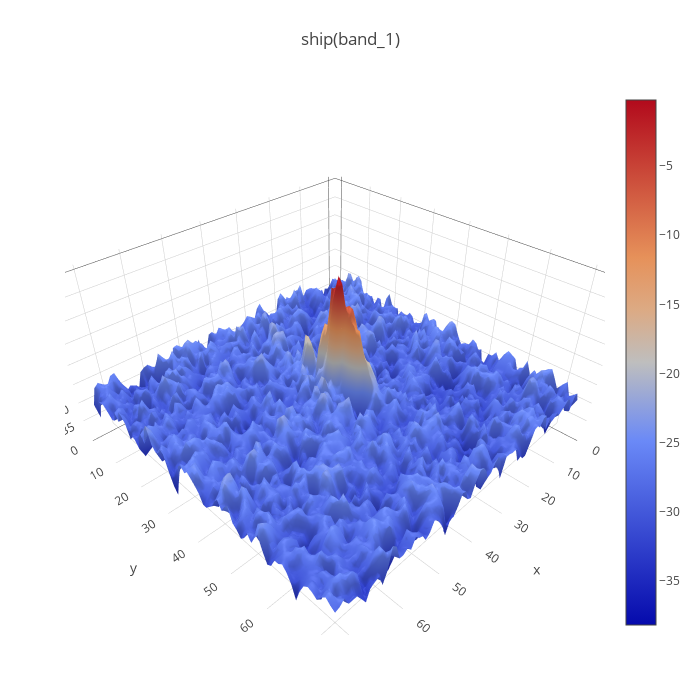
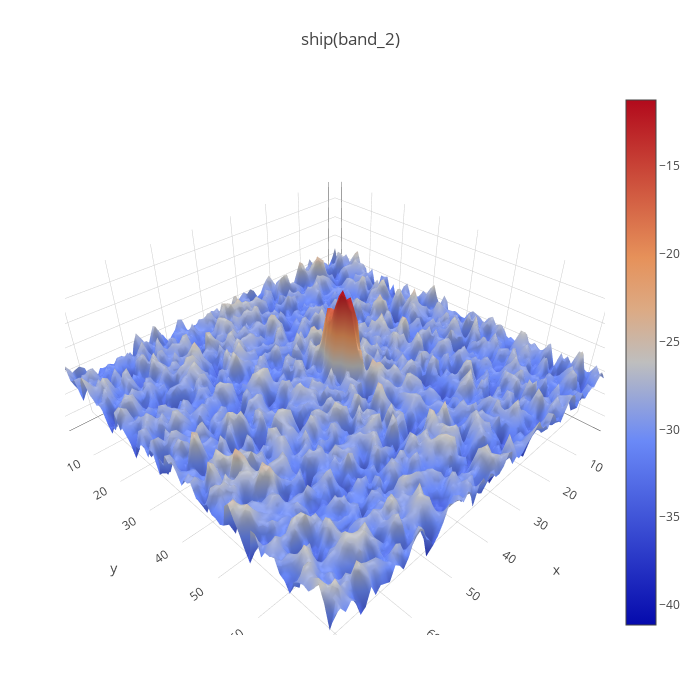

Here is the notebook cell these charts were saved with, in order:
### Markdown cell above
Now, take a look at the 3D plot of some ships based on band_1 and band_2

### Code cell
plot3d(X_band_1[0:1, :, :], 'ship(band_1)')
plot3d(X_band_2[0:1, :, :], 'ship(band_2)')

### Figure 1 — Plotly figure (JSON) as saved in the notebook; plotly's stock layout.template omitted (floating-point values rounded to 4 significant figures; data arrays with more than 128 entries replaced by an {"elided": "..."} marker saying what was removed)
{"data": [{"type": "surface", "z": {"elided": "75x75 float values"}}], "layout": {"autosize": false, "height": 700, "margin": {"b": 65, "l": 65, "r": 50, "t": 90}, "title": "ship(band_1)", "width": 700}}

### Figure 2 — Plotly figure (JSON) as saved in the notebook; plotly's stock layout.template omitted (floating-point values rounded to 4 significant figures; data arrays with more than 128 entries replaced by an {"elided": "..."} marker saying what was removed)
{"data": [{"type": "surface", "z": {"elided": "75x75 float values"}}], "layout": {"autosize": false, "height": 700, "margin": {"b": 65, "l": 65, "r": 50, "t": 90}, "title": "ship(band_2)", "width": 700}}
